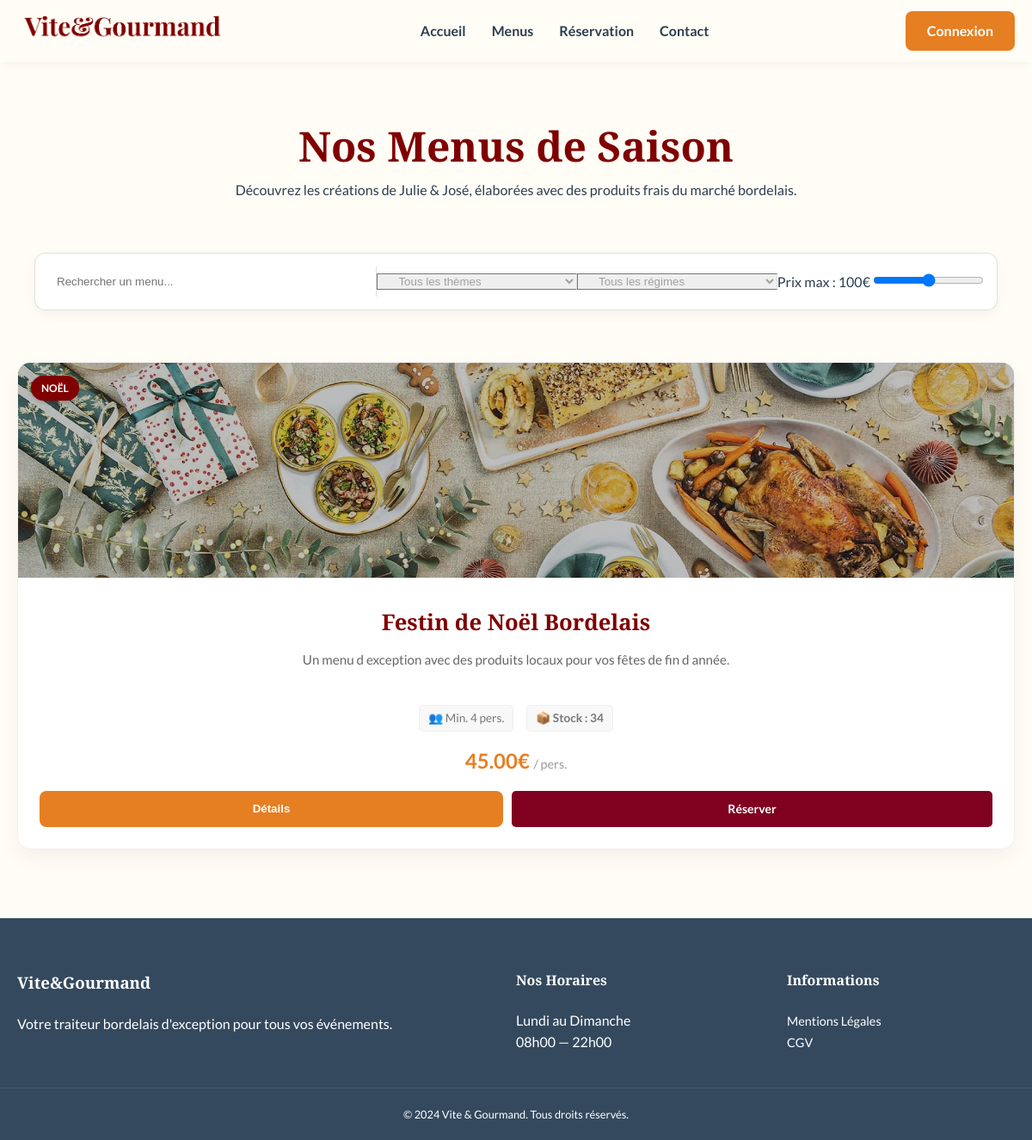
Screenshot of /menus.php with the database file from the repository.
### tables this page shows
CREATE TABLE `menus` (
  `id` int(11) NOT NULL,
  `titre` varchar(150) NOT NULL,
  `description` text NOT NULL,
  `image` varchar(255) DEFAULT NULL,
  `galerie` text DEFAULT NULL,
  `theme` enum('Noël','Pâques','Classique','Évènement') DEFAULT 'Classique',
  `regime` enum('Classique','Végétarien','Vegan') DEFAULT 'Classique',
  `nb_pers_min` int(11) DEFAULT 1,
  `prix_min_pers` decimal(10,2) NOT NULL,
  `entrees` text DEFAULT NULL,
  `plats` text DEFAULT NULL,
  `desserts` text DEFAULT NULL,
  `allergenes` varchar(255) DEFAULT NULL,
  `conditions_prestation` text DEFAULT NULL,
  `stock_dispo` int(11) DEFAULT 0,
  `entree` text DEFAULT NULL,
  `plat` text DEFAULT NULL,
  `dessert` text DEFAULT NULL,
  `conditions` text DEFAULT NULL,
  `stock` int(11) DEFAULT 0
);

### menus.php (the view, shortened to what this page needs)
<?php
require_once('config.php');
$sql = "SELECT * FROM menus";
$result = mysqli_query($conn, $sql);
?>
<!DOCTYPE html>
<html lang="fr">
<head>
    <link rel="stylesheet" href="css/menus.css">
</head>
<body>
    <header class="main-header">
        <nav class="navbar">
            <div class="logo"><img src="assets/Logo.png" alt="Logo"></div>
<ul class="nav-links">
    <li><a href="index.php">Accueil</a></li>
    <li><a href="menus.php">Menus</a></li>
    <li><a href="reservation.php">Réservation</a></li>
    <li><a href="contact.php">Contact</a></li>
</ul>
            <div class="nav-auth">
                <?php if(isset($_SESSION['prenom'])): ?>
                    <div class="user-control">
                        <a href="mon-compte.php" class="user-badge">
                            <?php echo htmlspecialchars($_SESSION['prenom']); ?>
                        </a>
                        <a href="deconnexion.php" class="logout-link">Déconnexion</a>
                    </div>
                <?php else: ?>
                    <a href="connexion.php" class="btn-connexion">Connexion</a>
                <?php endif; ?>
            </div>
        </nav>
    </header>
    <main class="container">
        <section class="menu-intro">
            <h1>Nos Menus de Saison</h1>
            <p>Découvrez les créations de Julie & José, élaborées avec des produits frais du marché bordelais.</p>
        </section>
        <section class="filters-section container">
            <div class="search-filter-bar">
                <div class="search-input">
                    <input type="text" id="searchName" placeholder="Rechercher un menu...">
                </div>
                <select id="filterTheme" class="filter-select">
                    <option value="all">Tous les thèmes</option>
                </select>
                <select id="filterRegime" class="filter-select">
                    <option value="all">Tous les régimes</option>
                </select>
                <div class="filter-price">
                    <label for="filterPrice">Prix max : <span id="priceValue">100</span>€</label>
                    <input type="range" id="filterPrice" min="0" max="200" step="5" value="100">
                </div>
            </div>
        </section>
        <div class="menu-grid">
            <?php while($menu = mysqli_fetch_assoc($result)): ?>
                <div class="menu-card"
                     data-price="<?php echo $menu['prix_min_pers']; ?>"
                     data-theme="<?php echo $menu['theme']; ?>"
                     data-regime="<?php echo $menu['regime']; ?>">
                    <div class="card-img">
                        <img src="assets/<?php echo $menu['image'] ? $menu['image'] : 'default-menu.jpg'; ?>" alt="<?php echo $menu['titre']; ?>">
                        <span class="badge-theme"><?php echo $menu['theme']; ?></span>
                    </div>
                    <div class="card-content">
                        <h3><?php echo htmlspecialchars($menu['titre']); ?></h3>
                        <p class="description"><?php echo htmlspecialchars($menu['description']); ?></p>
                        <div class="menu-info-bulles">
                            <span>👥 Min. <?php echo $menu['nb_pers_min']; ?> pers.</span>
                            <span class="stock-info">📦 Stock : <?php echo $menu['stock_dispo']; ?></span>
                        </div>
                        <span class="menu-price"><?php echo $menu['prix_min_pers']; ?>€ <small>/ pers.</small></span>
                        <div style="display: flex; gap: 10px; margin-top: 15px;">
                            <button type="button" class="btn-details" style="flex: 1;" onclick='openModal(<?php echo json_encode($menu, JSON_HEX_APOS | JSON_HEX_QUOT); ?>)'>
                                Détails
                            </button>
                            <a href="reservation.php?id_menu=<?php echo $menu['id']; ?>" class="btn-reserver-grid">
                                Réserver
                            </a>
                        </div>
                    </div>
                </div>
            <?php endwhile; ?>
        </div>
    </main>
<footer class="main-footer">
        <div class="container footer-grid">
            <div class="footer-about">
                <h3>Vite&Gourmand</h3>
                <p>Votre traiteur bordelais d'exception pour tous vos événements.</p>
            </div>
            <div class="footer-hours">
                <h4>Nos Horaires</h4>
                <p>Lundi au Dimanche<br>08h00 — 22h00</p>
            </div>
            <div class="footer-links">
                <h4>Informations</h4>
                <ul>
                    <li><a href="mentions-legales.php">Mentions Légales</a></li>
                    <li><a href="cgv.php">CGV</a></li>
                </ul>
            </div>
        </div>
        <div class="footer-bottom">
            <p>© 2024 Vite & Gourmand. Tous droits réservés.</p>
        </div>
    </footer>
</body>
</html>

### css/menus.css (style rules this page uses)
:root { --bordeaux: #800000; --orange: #E67E22; --creme: #FFFDF5; --charbon: #2C3E50; --blanc: #FFFFFF; --gris-fond: #F9F9F9; --gris-clair: #E0E0E0; }
* { margin: 0; padding: 0; box-sizing: border-box; }
body { font-family: 'Lato', sans-serif; background-color: var(--creme); color: var(--charbon); line-height: 1.6; }
.container { max-width: 1200px; margin: 0 auto; padding: 0 20px; }
.main-header { background: var(--creme); padding: 10px 0; box-shadow: 0 2px 10px rgba(0,0,0,0.05); position: sticky; top: 0; z-index: 1000; width: 100%; }
.navbar { display: flex; justify-content: space-between; align-items: center; max-width: 1200px; margin: 0 auto; padding: 0 20px; }
.logo img { height: 45px; }
.nav-links { display: flex; list-style: none; gap: 30px; margin: 0; }
.nav-links a { text-decoration: none; color: var(--charbon); font-weight: bold; transition: 0.3s; }
.nav-auth { display: flex; align-items: center; min-width: 120px; justify-content: flex-end; }
.btn-connexion { background: var(--orange); color: white; padding: 10px 25px; border-radius: 8px; text-decoration: none; font-weight: bold; transition: 0.3s; }
.menu-intro { text-align: center; padding: 60px 0 30px; }
.menu-intro h1 { font-family: 'Playfair Display', serif; color: var(--bordeaux); font-size: 3rem; }
.search-filter-bar { display: flex; background: white; border: 1px solid var(--gris-clair); border-radius: 12px; padding: 15px; margin: 30px auto 60px; align-items: center; box-shadow: 0 4px 15px rgba(0,0,0,0.05); }
.search-input { flex: 2; display: flex; align-items: center; border-right: 1px solid var(--gris-clair); }
.search-input input { border: none; padding: 10px; width: 90%; outline: none; }
.filter-select { flex: 1; display: flex; justify-content: space-between; padding: 0 20px; color: #A0A0A0; border-right: 1px solid var(--gris-clair); }
.menu-grid { display: grid; grid-template-columns: repeat(auto-fit, minmax(350px, 1fr)); gap: 30px; margin-bottom: 80px; }
.menu-card { background: white; border-radius: 15px; overflow: hidden; text-align: center; box-shadow: 0 10px 25px rgba(0,0,0,0.05); transition: transform 0.3s ease; border: 1px solid #f0f0f0; }
.card-img img { width: 100%; height: 250px; object-fit: cover; }
.card-content { padding: 25px; }
.card-content h3 { font-family: 'Playfair Display', serif; color: var(--bordeaux); font-size: 1.6rem; margin-bottom: 10px; }
.card-content p { color: #666; font-size: 0.95rem; height: 50px; }
.menu-price { display: block; color: var(--orange); font-weight: bold; font-size: 1.5rem; margin: 15px 0; }
.btn-details { background-color: var(--orange); color: white; border: none; padding: 12px 0; width: 100%; border-radius: 8px; font-weight: bold; cursor: pointer; }
.card-img { position: relative; }
.badge-theme { position: absolute; top: 15px; left: 15px; background-color: var(--bordeaux); color: white; padding: 5px 12px; border-radius: 20px; font-size: 0.75rem; font-weight: bold; text-transform: uppercase; box-shadow: 0 2px 5px rgba(0,0,0,0.2); }
.menu-info-bulles { display: flex; justify-content: center; gap: 15px; margin: 15px 0; font-size: 0.85rem; color: #777; }
.menu-info-bulles span { background: #f8f8f8; padding: 4px 10px; border-radius: 5px; border: 1px solid #eee; }
.stock-info { font-weight: bold; }
.menu-price small { font-size: 0.9rem; color: #999; font-weight: normal; }
.main-footer { background: #34495E; color: white; padding: 60px 0 20px; }
.footer-grid { display: grid; grid-template-columns: 2fr 1fr 1fr; gap: 50px; margin-bottom: 40px; }
.footer-grid h3, .footer-grid h4 { margin-bottom: 20px; font-family: 'Playfair Display', serif; }
.footer-links ul { list-style: none; }
.footer-links a { color: white; text-decoration: none; font-size: 0.9rem; }
.footer-bottom { border-top: 1px solid rgba(255,255,255,0.1); padding-top: 20px; text-align: center; font-size: 0.8rem; }

### menus.php (style rules this page uses)
.btn-reserver-grid { flex: 1; text-align: center; text-decoration: none; background-color: #800020; color: white; border-radius: 5px; font-weight: bold; padding: 10px; font-size: 14px; transition: 0.3s; }

### rows the page displays
menus: image (picture), theme "NOËL", titre "Festin de Noël Bordelais", description "Un menu d exception avec des produits locaux pour vos fêtes de fin d année.", nb_pers_min "4", stock_dispo "34", prix_min_pers "45.00"
